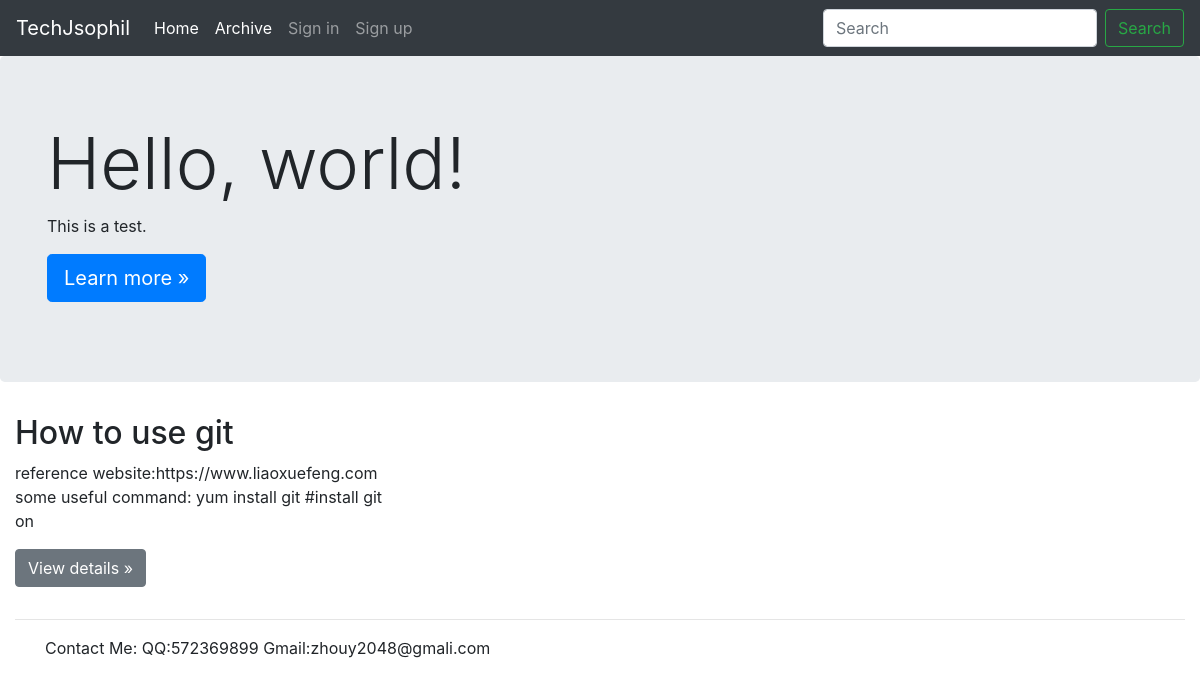
Page /articles/archive/3/ on the committed database.
### articles/models.py (models this page shows, shortened)
class Article(models.Model):
    title = models.CharField(max_length=100)
    body = models.TextField()
    archive = models.ForeignKey('Archive',on_delete=models.PROTECT,null=True)
    created_date = models.DateTimeField(auto_now_add=True)
    def snippet(self):
        md = markdown.Markdown(extensions=[
            'markdown.extensions.extra',
            'markdown.extensions.codehilite',
        ])
        tmp = strip_tags(md.convert(self.body))[:100]
        return tmp
    def get_absolute_url(self):
        return reverse('articles:detail', kwargs={'pk': self.pk})

### articles/views.py (the view)
# urls.py: path('archive/<int:pk>/',views.archive_detail, name="archive-detail"),
def archive_detail(request,pk):
    arch = Archive.objects.get(pk=pk)
    articles = Article.objects.filter(archive=arch).order_by('-created_date')
    return render(request, 'articles/article_list.html', {'articles':articles})

### articles/templates/articles/article_list.html
{% extends 'base_layout.html' %}
{% block content %}
<div class="row">
  <div class="col-md-4">
  {% for article in articles %}
  <h2>{{ article.title }}</h2>
  <p>{{ article.snippet }}</p>
  <p><a class="btn btn-secondary" href="{{ article.get_absolute_url }}" role="button">View details &raquo;</a></p>
  {% endfor %}
  </div>
</div>
{% endblock %}

### static/jumbotron.css (style rules this page uses)
body { padding-top: 3.5rem; }

### rows in the picture
Article: title "How to use git", snippet "reference website:https://www.liaoxuefeng.com some useful command: yum install git #install git on"
